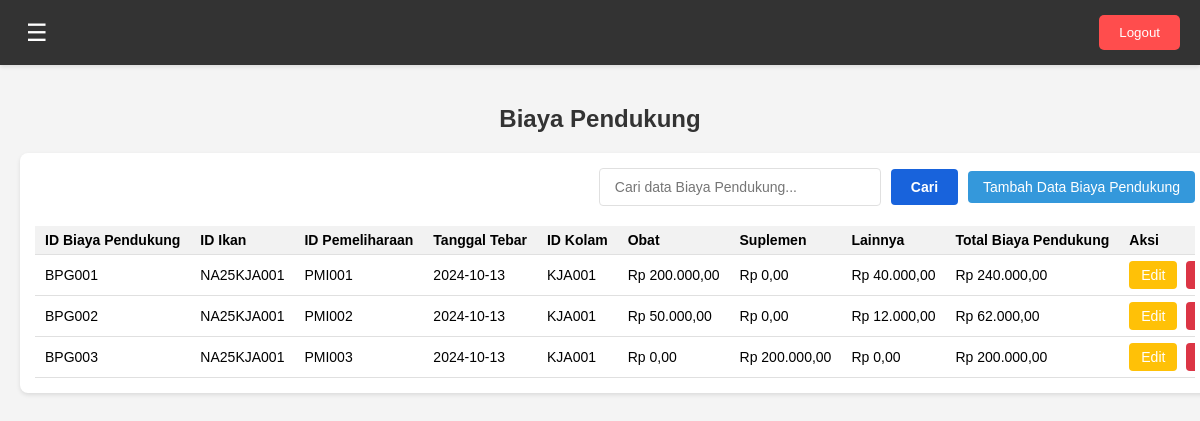
Page /dashboard-user.php?page=biaya-pendukung (signed in) on the committed database.
### tables this page shows
CREATE TABLE `biaya_pendukung` (
  `id_biaya_pendukung` varchar(50) NOT NULL,
  `user_id` int(11) NOT NULL,
  `id_ikan` varchar(50) NOT NULL,
  `id_pemeliharaan` varchar(50) NOT NULL,
  `tanggal_tebar` date NOT NULL,
  `id_kolam` varchar(50) NOT NULL,
  `obat` decimal(10,2) NOT NULL,
  `suplemen` decimal(10,2) NOT NULL,
  `lainnya` decimal(10,2) NOT NULL,
  `total_biaya_pendukung` decimal(10,2) NOT NULL
);

CREATE TABLE `pemeliharaan_ikan` (
  `id_pemeliharaan` varchar(50) NOT NULL,
  `user_id` int(11) NOT NULL,
  `id_ikan` varchar(50) NOT NULL,
  `id_kolam` varchar(50) NOT NULL,
  `tanggal_tebar` date NOT NULL,
  `jenis_bibit` varchar(100) NOT NULL,
  `nama_pakan` varchar(100) NOT NULL,
  `usia_pemberian_pakan_awal` int(11) NOT NULL,
  `usia_pemberian_pakan_akhir` int(11) NOT NULL,
  `usia_pemeliharaan` int(11) NOT NULL,
  `pakan_harian` decimal(10,2) NOT NULL,
  `jumlah_awal` int(11) NOT NULL,
  `jumlah_mati` int(11) NOT NULL,
  `jumlah_hidup` int(11) NOT NULL
);

### pages/dashboard-user/biaya-pendukung.php (the view, shortened to what this page needs)
<?php
$user_id = $_SESSION['user_id'];
$query = "SELECT bp.*, pi.jenis_bibit, dk.jenis_kolam, pi.id_ikan
          FROM biaya_pendukung bp
          LEFT JOIN pemeliharaan_ikan pi ON bp.id_pemeliharaan = pi.id_pemeliharaan
          LEFT JOIN data_kolam dk ON bp.id_kolam = dk.id_kolam
          WHERE bp.user_id = ?
          ORDER BY bp.tanggal_tebar DESC";
$stmt = mysqli_prepare($conn, $query);
mysqli_stmt_bind_param($stmt, "i", $user_id);
mysqli_stmt_execute($stmt);
$result = mysqli_stmt_get_result($stmt);
?>
<h2>Biaya Pendukung</h2>
<div class="data-container">
    <div class="data-header">
        <input type="text" id="search-input" placeholder="Cari data Biaya Pendukung...">
        <button id="search-button">Cari</button>
        <button id="add-data-button" onclick="window.location.href='dashboard-user.php?page=input-data-Biaya-Pendukung'">Tambah Data Biaya Pendukung</button>
    </div>
    <div class="data-table">
        <table>
            <thead>
                <tr>
                    <th>ID Biaya Pendukung</th>
                    <th>ID Ikan</th>
                    <th>ID Pemeliharaan</th>
                    <th>Tanggal Tebar</th>
                    <th>ID Kolam</th>
                    <th>Obat</th>
                    <th>Suplemen</th>
                    <th>Lainnya</th>
                    <th>Total Biaya Pendukung</th>
                    <th>Aksi</th>
                </tr>
            </thead>
            <tbody>
                <?php
                if (mysqli_num_rows($result) > 0) {
                    while($row = mysqli_fetch_assoc($result)) {
                        echo "<tr>";
                        echo "<td>" . htmlspecialchars($row['id_biaya_pendukung']) . "</td>";
                        echo "<td>" . htmlspecialchars($row['id_ikan']) . "</td>";
                        echo "<td>" . htmlspecialchars($row['id_pemeliharaan']) . "</td>";
                        echo "<td>" . htmlspecialchars($row['tanggal_tebar']) . "</td>";
                        echo "<td>" . htmlspecialchars($row['id_kolam']) . "</td>";
                        echo "<td>Rp " . number_format($row['obat'], 2, ',', '.') . "</td>";
                        echo "<td>Rp " . number_format($row['suplemen'], 2, ',', '.') . "</td>";
                        echo "<td>Rp " . number_format($row['lainnya'], 2, ',', '.') . "</td>";
                        echo "<td>Rp " . number_format($row['total_biaya_pendukung'], 2, ',', '.') . "</td>";
                        echo '<td>
                            <form method="GET" action="dashboard-user.php" style="display:inline;">
                                <input type="hidden" name="page" value="edit-data-biaya-pendukung">
                                <input type="hidden" name="id" value="' . $row['id_biaya_pendukung'] . '">
                                <button type="submit" class="edit-button">Edit</button>
                            </form>
                            <form method="POST" action="includes/delete_data.php" style="display:inline;">
                                <input type="hidden" name="delete_id" value="' . $row['id_biaya_pendukung'] . '">
                                <input type="hidden" name="table" value="biaya_pendukung">
                                <input type="hidden" name="return_page" value="biaya-pendukung">
                                <button type="button" class="delete-button" data-id="' . $row['id_biaya_pendukung'] . '" data-table="biaya_pendukung" data-return-page="biaya-pendukung">Delete</button>
                            </form>
                        </td>';
                        echo "</tr>";
                    }
                } else {
                    echo "<tr><td colspan='9'>Tidak ada data biaya pendukung</td></tr>";
                }
                ?>
            </tbody>
        </table>
    </div>
</div>

### assets/css/dashboard-user.css (style rules this page uses)
body, html { margin: 0; padding: 0; font-family: Arial, sans-serif; background-color: #f4f4f4; }
h2 { text-align: center; margin-top: 20px; color: #333; }
.data-container { background-color: #fff; border-radius: 8px; box-shadow: 0 2px 4px rgba(0, 0, 0, 0.1); padding: 15px; margin: 20px auto; width: fit-content; max-width: 100%; overflow-x: auto; }
.data-header { display: flex; justify-content: flex-end; align-items: center; margin-bottom: 20px; gap: 10px; }
#search-input { padding: 8px 12px; border: 1px solid #ddd; border-radius: 4px; font-size: 14px; width: 250px; }
#search-button, #add-data-button { padding: 8px 15px; border: none; border-radius: 4px; background-color: #3498db; color: white; cursor: pointer; transition: background-color 0.3s; font-size: 14px; white-space: nowrap; }
.data-table table { width: auto; border-collapse: collapse; font-size: 14px; }
.data-table th, .data-table td { padding: 8px 12px; text-align: left; border-bottom: 1px solid #e0e0e0; white-space: nowrap; }
.data-table th { background-color: #f2f2f2; font-weight: bold; }
.edit-button, .delete-button { padding: 6px 12px; font-size: 14px; border: none; border-radius: 4px; color: white; cursor: pointer; transition: background-color 0.3s; margin-right: 5px; }
.edit-button { background-color: #ffc107; }
.delete-button { background-color: #dc3545; }
@media (max-width: 1200px) { .data-table { font-size: 13px; } }
@media (max-width: 1200px) { .data-table th, .data-table td { padding: 6px 10px; } }
#search-input { padding: 10px 15px; border: 1px solid #e0e0e0; border-radius: 4px; font-size: 14px; width: 250px; transition: border-color 0.3s, box-shadow 0.3s; }
#search-button, .print-button { padding: 10px 20px; border: none; border-radius: 4px; background-color: #1863dc; color: white; cursor: pointer; transition: background-color 0.3s, transform 0.1s; font-size: 14px; font-weight: bold; white-space: nowrap; }
.data-table { overflow-x: auto; margin-top: 20px; }

### rows in the picture
biaya_pendukung: id_biaya_pendukung "BPG001", id_pemeliharaan.id_ikan "NA25KJA001", id_pemeliharaan "PMI001", tanggal_tebar "2024-10-13", id_kolam "KJA001", obat "200.000,00", suplemen "0,00", lainnya "40.000,00", total_biaya_pendukung "240.000,00"
biaya_pendukung: id_biaya_pendukung "BPG002", id_pemeliharaan.id_ikan "NA25KJA001", id_pemeliharaan "PMI002", tanggal_tebar "2024-10-13", id_kolam "KJA001", obat "50.000,00", suplemen "0,00", lainnya "12.000,00", total_biaya_pendukung "62.000,00"
biaya_pendukung: id_biaya_pendukung "BPG003", id_pemeliharaan.id_ikan "NA25KJA001", id_pemeliharaan "PMI003", tanggal_tebar "2024-10-13", id_kolam "KJA001", obat "0,00", suplemen "200.000,00", lainnya "0,00", total_biaya_pendukung "200.000,00"
